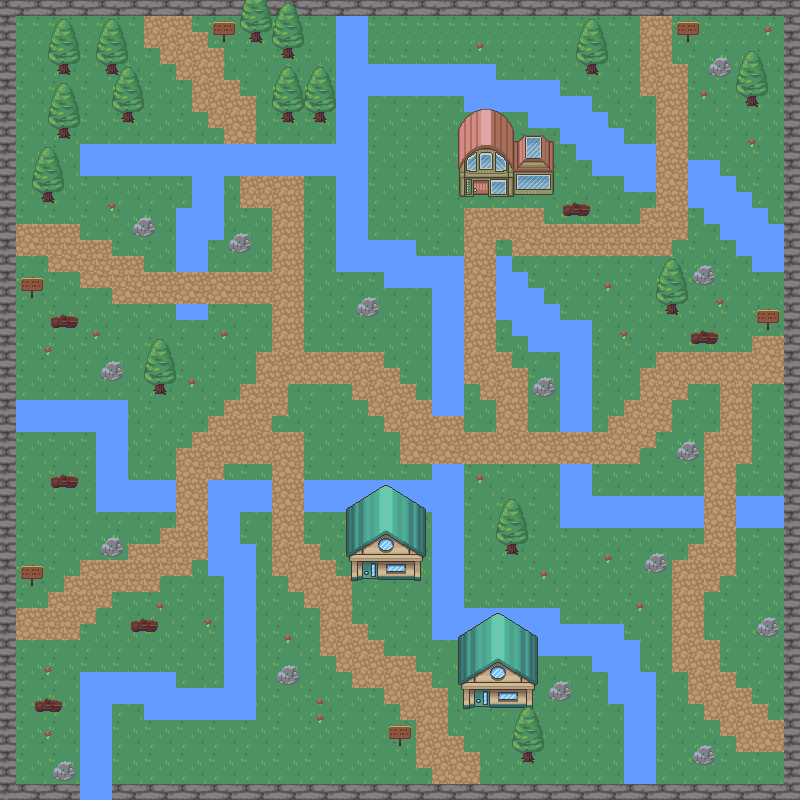

A level layout from a 2D game, rendered from its tile map. Below: a short description, then the map file with tile-grid data replaced by summaries:
An orthogonal 50x50 tile map with 16x16 px tiles, 6 tile layers (wall, riviere, route, decorations, ...), 3 tilesets and 116 objects (103x collision, 3x enter_house, 3x enter_house_exit, player, enter_beach_exit, ...).

<map version="1.5" tiledversion="1.6.0" orientation="orthogonal" renderorder="right-down" width="50" height="50" tilewidth="16" tileheight="16" infinite="0" nextlayerid="12" nextobjectid="255">
 <tileset firstgid="1" source="../jeuTuile/nature.tsx" />
 <tileset firstgid="721" source="../jeuTuile/Beach.tsx" />
 <tileset firstgid="1369" source="../jeuTuile/house.tsx" />
 <layer id="1" name="wall" width="50" height="50">
  <data>[2500 cells, 2500 non-empty, 7 distinct tile ids]</data>
 </layer>
 <layer id="2" name="riviere" width="50" height="50">
  <data>[2500 cells, 450 non-empty, 4 distinct tile ids]</data>
 </layer>
 <layer id="3" name="route" width="50" height="50">
  <data>[2500 cells, 459 non-empty, 4 distinct tile ids]</data>
 </layer>
 <layer id="8" name="decorations" width="50" height="50">
  <data>[2500 cells, 227 non-empty, 18 distinct tile ids]</data>
 </layer>
 <layer id="9" name="maison" width="50" height="50">
  <data>[2500 cells, 57 non-empty, 43 distinct tile ids]</data>
 </layer>
 <layer id="11" name="derriere_object" width="50" height="50">
  <data>[2500 cells, 180 non-empty, 68 distinct tile ids]</data>
 </layer>
 <objectgroup id="7" name="object">
  <object id="118" name="player" type="player" x="376.322" y="372.432">
   <point />
  </object>
  <object id="120" name="collision" type="collision" x="336.333" y="15" width="31" height="161.333" />
  <object id="121" name="collision" type="collision" x="0" y="-2" width="802" height="19" />
  <object id="122" name="collision" type="collision" x="785" y="-1" width="16" height="800" />
  <object id="123" name="collision" type="collision" x="0" y="782" width="799" height="15" />
  <object id="124" name="collision" type="collision" x="1" y="-1" width="16" height="797" />
  <object id="125" name="collision" type="collision" x="336" y="176" width="32" height="96" />
  <object id="126" name="collision" type="collision" x="81" y="145" width="254.5" height="31" />
  <object id="127" name="collision" type="collision" x="191.5" y="176.5" width="31" height="63.5" />
  <object id="130" name="collision" type="collision" x="369.5" y="238.5" width="46" height="33.5" />
  <object id="133" name="collision" type="collision" x="384" y="271.5" width="79.5" height="16.5" />
  <object id="134" name="collision" type="collision" x="415" y="256" width="49" height="15" />
  <object id="135" name="collision" type="collision" x="496.5" y="255.5" width="15.5" height="65" />
  <object id="136" name="collision" type="collision" x="513" y="271.5" width="14.5" height="65" />
  <object id="137" name="collision" type="collision" x="527.5" y="287" width="16" height="64" />
  <object id="138" name="collision" type="collision" x="543.5" y="303" width="15.5" height="48" />
  <object id="139" name="collision" type="collision" x="560" y="318.5" width="32.5" height="112.5" />
  <object id="140" name="collision" type="collision" x="559.5" y="463.5" width="31.5" height="64" />
  <object id="141" name="collision" type="collision" x="590.5" y="496" width="113" height="31.5" />
  <object id="142" name="collision" type="collision" x="736" y="495.5" width="48" height="31.5" />
  <object id="143" name="collision" type="collision" x="432" y="288.5" width="31" height="126" />
  <object id="144" name="collision" type="collision" x="431" y="462" width="32" height="144" />
  <object id="145" name="collision" type="collision" x="432.5" y="607.5" width="127.5" height="32.5" />
  <object id="146" name="collision" type="collision" x="528.5" y="638.5" width="112" height="18" />
  <object id="147" name="collision" type="collision" x="560.5" y="624" width="63.5" height="12.5" />
  <object id="148" name="collision" type="collision" x="591.5" y="655.5" width="49" height="17" />
  <object id="149" name="collision" type="collision" x="607.5" y="672.5" width="47.5" height="32" />
  <object id="150" name="collision" type="collision" x="624.5" y="704.5" width="30.5" height="77" />
  <object id="151" name="collision" type="collision" x="80.5" y="671.5" width="30.5" height="111" />
  <object id="152" name="collision" type="collision" x="112" y="671.5" width="63" height="31" />
  <object id="153" name="collision" type="collision" x="144.5" y="702.5" width="111.5" height="16.5" />
  <object id="154" name="collision" type="collision" x="176" y="686.5" width="80" height="15" />
  <object id="155" name="collision" type="collision" x="223.5" y="542.5" width="32" height="144" />
  <object id="156" name="collision" type="collision" x="208.5" y="512.5" width="14.5" height="63.5" />
  <object id="157" name="collision" type="collision" x="223.5" y="512" width="15.5" height="31.5" />
  <object id="158" name="collision" type="collision" x="16.5" y="400.5" width="112.5" height="32" />
  <object id="159" name="collision" type="collision" x="96.5" y="433" width="30.5" height="79" />
  <object id="160" name="collision" type="collision" x="127.5" y="479.5" width="49" height="31.5" />
  <object id="161" name="collision" type="collision" x="208" y="495.5" width="16" height="16.5" />
  <object id="162" name="collision" type="collision" x="224" y="480" width="47" height="31" />
  <object id="163" name="collision" type="collision" x="305" y="480" width="125.5" height="31" />
  <object id="164" name="collision" type="collision" x="368.5" y="63.5" width="126.5" height="32" />
  <object id="165" name="collision" type="collision" x="463.5" y="94" width="128.5" height="18.5" />
  <object id="166" name="collision" type="collision" x="495" y="80.5" width="64.5" height="13" />
  <object id="167" name="collision" type="collision" x="528" y="111.5" width="79" height="16.5" />
  <object id="168" name="collision" type="collision" x="561" y="128" width="63.5" height="15" />
  <object id="169" name="collision" type="collision" x="576.5" y="143.5" width="79.5" height="15.5" />
  <object id="170" name="collision" type="collision" x="591.5" y="159" width="63.5" height="18.5" />
  <object id="171" name="collision" type="collision" x="623.5" y="177" width="32" height="13.5" />
  <object id="172" name="collision" type="collision" x="688" y="159.5" width="32" height="48" />
  <object id="173" name="collision" type="collision" x="703.5" y="207" width="64" height="16.5" />
  <object id="174" name="collision" type="collision" x="721" y="174.5" width="14" height="32.5" />
  <object id="175" name="collision" type="collision" x="736.5" y="192" width="15" height="14.5" />
  <object id="176" name="collision" type="collision" x="720.5" y="224.5" width="63" height="14.5" />
  <object id="177" name="collision" type="collision" x="736.5" y="240" width="46.5" height="16.5" />
  <object id="178" name="collision" type="collision" x="753" y="256.5" width="31.5" height="14.5" />
  <object id="179" name="collision" type="collision" x="176.333" y="207.667" width="16" height="64.6667" />
  <object id="180" name="collision" type="collision" x="192.667" y="240" width="15.6667" height="31.6667" />
  <object id="181" name="collision" type="collision" x="176.333" y="303" width="31.3333" height="16.3333" />
  <object id="182" name="collision" type="collision" x="54.75" y="64.5" width="18.25" height="13" />
  <object id="183" name="collision" type="collision" x="101.5" y="64.75" width="21.75" height="12.5" />
  <object id="184" name="collision" type="collision" x="53.5" y="127.75" width="18.5" height="13.5" />
  <object id="185" name="collision" type="collision" x="118" y="112.75" width="19.75" height="12.5" />
  <object id="186" name="collision" type="collision" x="38.25" y="192.5" width="19" height="12.75" />
  <object id="187" name="collision" type="collision" x="18.5" y="272" width="28.75" height="31" />
  <object id="188" name="collision" type="collision" x="48.25" y="313.25" width="35.25" height="16.5" />
  </objectgroup>
 <objectgroup id="10" name="PnjPath">
  <!-- 4 objects omitted --></objectgroup>
</map>
<!-- 50 of 116 objects omitted -->
